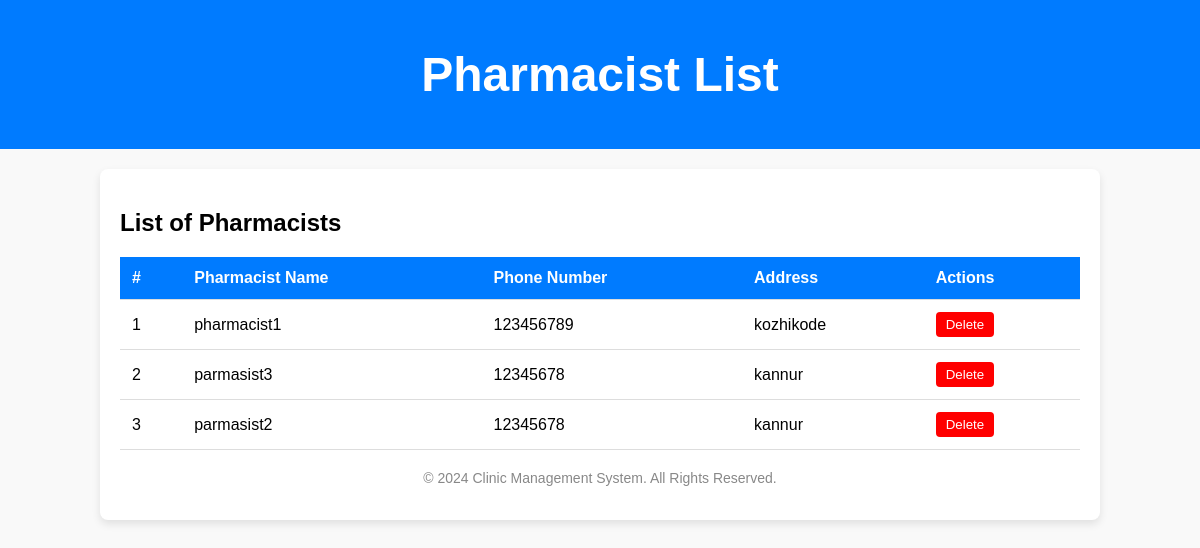
The page /pharmacist_list/ (signed in) on the database its author committed.
### clinic_mgt_app/models.py (models this page shows, shortened)
class Pharmacistprofile(models.Model):
    phar_user = models.ForeignKey(CustomUser,on_delete=models.CASCADE, null=True)
    name = models.TextField(max_length=30)
    contact_number = models.CharField(max_length=15)
    address = models.TextField(blank=True)
    pharmacy_name = models.CharField(max_length=100)
    emergency_contact = models.CharField(max_length=15, blank=True)

### clinic_mgt_app/views.py (the view)
# urls.py: path('pharmacist_list/', views.pharmacist_list, name='pharmacist_list'),
@login_required
def pharmacist_list(request):
    pharmacists = Pharmacistprofile.objects.all()
    context = {'pharmacists': pharmacists}
    return render(request,'pharmacist_list.html',context)

### clinic_mgt_app/templates/pharmacist_list.html (shortened to what this page needs)
<!DOCTYPE html>
<html lang="en">
<head>
</head>
<body>
    <header>
        <h1>Pharmacist List</h1>
    </header>
    <div class="container">
        <div class="table-header">
            <h2>List of Pharmacists</h2>
        </div>
        <table>
            <thead>
                <tr>
                    <th>#</th>
                    <th>Pharmacist Name</th>
                    <th>Phone Number</th>
                    <th>Address</th>
                    <th>Actions</th>
                </tr>
            </thead>
            <tbody>
                {% for pharmacist in pharmacists %}
                    <tr>
                        <td>{{ forloop.counter }}</td>
                        <td>{{ pharmacist.name }} </td>
                        <td>{{ pharmacist.contact_number }}</td>
                        <td>{{ pharmacist.address }}</td>
                        <td>
                            <form method="POST" action="{% url 'delete_pharmacist' %}">
                                <button type="submit" name="delete_pharmacist" class="delete-button">Delete</button>
                            </form>
                        </td>
                    </tr>
                {% endfor %}
            </tbody>
        </table>
        <div class="table-footer">
            <p>&copy; 2024 Clinic Management System. All Rights Reserved.</p>
        </div>
    </div>
</body>
</html>

### clinic_mgt_app/templates/pharmacist_list.html (style rules this page uses)
body { font-family: Arial, sans-serif; background-color: #f9f9f9; margin: 0; padding: 0; }
header { background-color: #007BFF; color: white; text-align: center; padding: 15px; font-size: 24px; }
.container { width: 80%; margin: 20px auto; padding: 20px; background-color: white; border-radius: 8px; box-shadow: 0 4px 8px rgba(0, 0, 0, 0.1); }
table { width: 100%; border-collapse: collapse; margin-top: 20px; }
th, td { padding: 12px; text-align: left; border-bottom: 1px solid #ddd; }
th { background-color: #007BFF; color: white; }
.table-header { margin-bottom: 20px; }
.table-footer { text-align: center; margin-top: 20px; font-size: 14px; color: #888; }
.delete-button { background-color: red; color: white; border: none; padding: 5px 10px; cursor: pointer; border-radius: 4px; }

### rows shown on the page
Pharmacistprofile: name "pharmacist1", contact_number "123456789", address "kozhikode"
Pharmacistprofile: name "parmasist3", contact_number "12345678", address "kannur"
Pharmacistprofile: name "parmasist2", contact_number "12345678", address "kannur"
